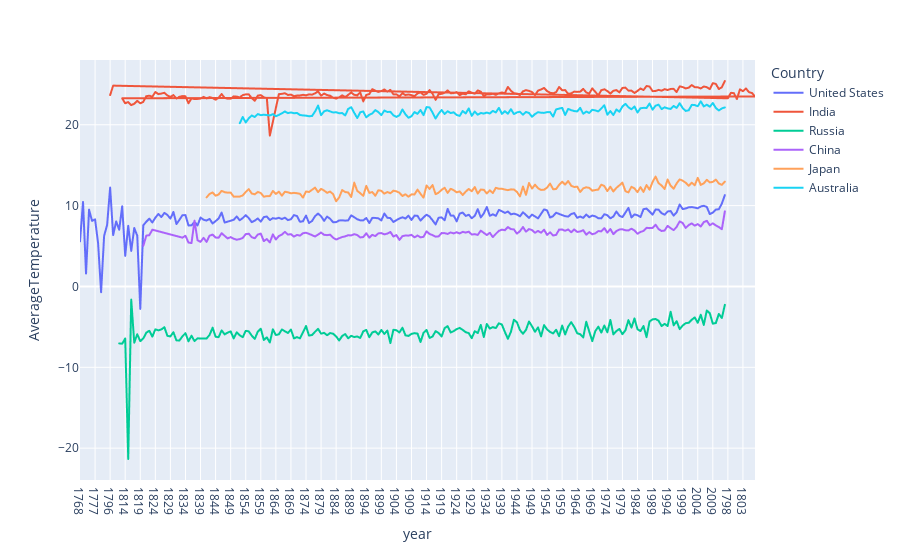

Write notebook code for a chart like this one.
### Code cell
fig = px.line(mean_temp, x='year', y='AverageTemperature', color='Country')
fig.show()

### Figure 1 — Plotly figure (JSON) as saved in the notebook; plotly's stock layout.template omitted (floating-point values rounded to 4 significant figures; data arrays with more than 128 entries replaced by an {"elided": "..."} marker saying what was removed)
{"data": [{"hovertemplate": "Country=United States<br>year=%{x}<br>AverageTemperature=%{y}<extra></extra>", "legendgroup": "United States", "line": {"color": "#636efa", "dash": "solid"}, "marker": {"symbol": "circle"}, "mode": "lines", "name": "United States", "showlegend": true, "type": "scattergl", "x": {"elided": "215 str values"}, "xaxis": "x", "y": {"elided": "215 float values"}, "yaxis": "y"}, {"hovertemplate": "Country=India<br>year=%{x}<br>AverageTemperature=%{y}<extra></extra>", "legendgroup": "India", "line": {"color": "#EF553B", "dash": "solid"}, "marker": {"symbol": "circle"}, "mode": "lines", "name": "India", "showlegend": true, "type": "scattergl", "x": {"elided": "211 str values"}, "xaxis": "x", "y": {"elided": "211 float values"}, "yaxis": "y"}, {"hovertemplate": "Country=Russia<br>year=%{x}<br>AverageTemperature=%{y}<extra></extra>", "legendgroup": "Russia", "line": {"color": "#00cc96", "dash": "solid"}, "marker": {"symbol": "circle"}, "mode": "lines", "name": "Russia", "showlegend": true, "type": "scattergl", "x": {"elided": "202 str values"}, "xaxis": "x", "y": {"elided": "202 float values"}, "yaxis": "y"}, {"hovertemplate": "Country=China<br>year=%{x}<br>AverageTemperature=%{y}<extra></extra>", "legendgroup": "China", "line": {"color": "#ab63fa", "dash": "solid"}, "marker": {"symbol": "circle"}, "mode": "lines", "name": "China", "showlegend": true, "type": "scattergl", "x": {"elided": "185 str values"}, "xaxis": "x", "y": {"elided": "185 float values"}, "yaxis": "y"}, {"hovertemplate": "Country=Japan<br>year=%{x}<br>AverageTemperature=%{y}<extra></extra>", "legendgroup": "Japan", "line": {"color": "#FFA15A", "dash": "solid"}, "marker": {"symbol": "circle"}, "mode": "lines", "name": "Japan", "showlegend": true, "type": "scattergl", "x": {"elided": "173 str values"}, "xaxis": "x", "y": {"elided": "173 float values"}, "yaxis": "y"}, {"hovertemplate": "Country=Australia<br>year=%{x}<br>AverageTemperature=%{y}<extra></extra>", "legendgroup": "Australia", "line": {"color": "#19d3f3", "dash": "solid"}, "marker": {"symbol": "circle"}, "mode": "lines", "name": "Australia", "showlegend": true, "type": "scattergl", "x": {"elided": "162 str values"}, "xaxis": "x", "y": {"elided": "162 float values"}, "yaxis": "y"}], "layout": {"legend": {"title": {"text": "Country"}, "tracegroupgap": 0}, "margin": {"t": 60}, "xaxis": {"anchor": "y", "domain": [0, 1], "title": {"text": "year"}}, "yaxis": {"anchor": "x", "domain": [0, 1], "title": {"text": "AverageTemperature"}}}}
